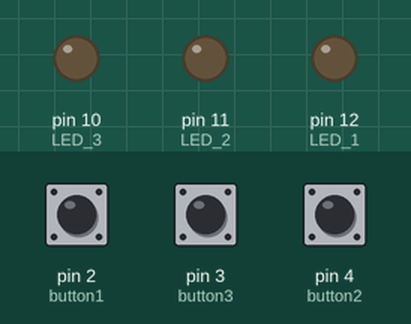
This sketch was run on a simulated Arduino Uno, built with avr-gcc and run on an emulated ATmega328P. On the bench: output pins drawn as LEDs (lit = HIGH). Dashed ring = blinking. The test bench sets the inputs (shaded band); at power-on: pin 2 (button1) LOW, pin 3 (button3) HIGH, pin 4 (button2) HIGH.

Above: at 1.2 s.
1.3 s: pin 2 (button1) pulled HIGH for 1 s
At 2.6 s:
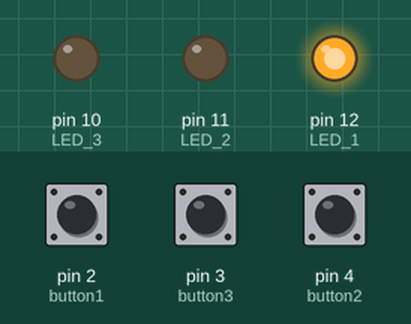
3.8 s: pin 3 (button3) pulled LOW for 3.2 s
At 4.1 s:
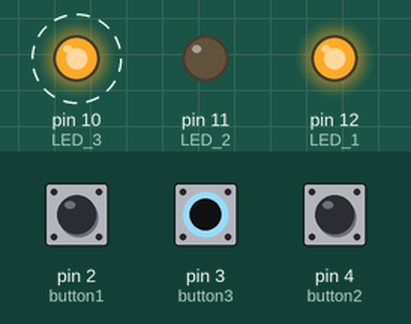
8.5 s: pin 4 (button2) pulled LOW for 0.15 s
At 9.7 s:
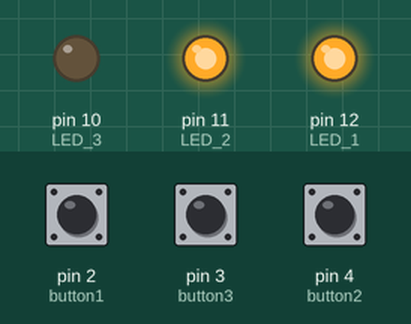
10.2 s: pin 2 (button1) pulled HIGH for 0.15 s
At 11.0 s:
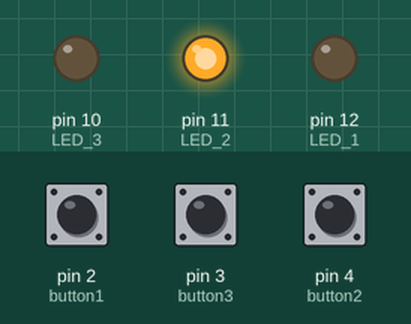
11.9 s: pin 3 (button3) pulled LOW for 0.15 s
At 13.3 s:
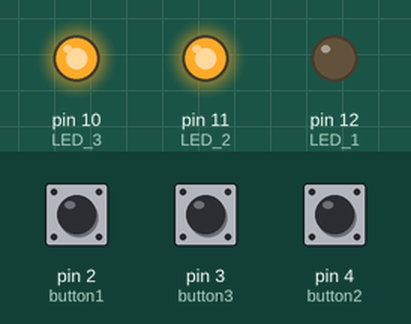
13.6 s: pin 4 (button2) pulled LOW for 1 s
At 15.5 s:
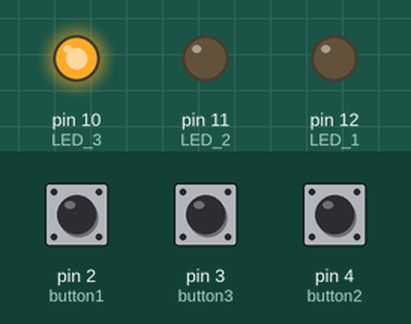
Timing chart, 0 to 17.0 s (numbered marks = the images above; inputs shaded):
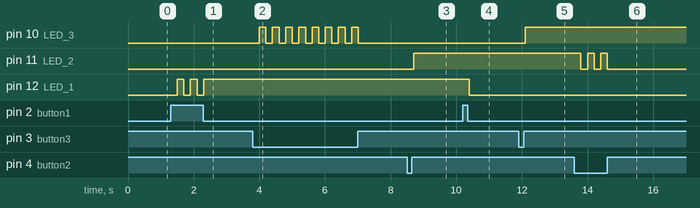

Measured:
- after the input at 1.3 s, pin 12 (LED_1): alternates HIGH for 0.20 s and LOW for 0.20 s, 5 changes in all, then stays HIGH, starting after 0.20 s
- after the input at 3.8 s, pin 10 (LED_3): alternates HIGH for 0.20 s and LOW for 0.20 s, 16 changes in all, then stays LOW, starting after 0.20 s
- after the input at 8.5 s, pin 11 (LED_2): LOW → HIGH after 0.20 s
- after the input at 10.2 s, pin 12 (LED_1): HIGH → LOW after 0.20 s
- after the input at 11.9 s, pin 10 (LED_3): LOW → HIGH after 0.20 s
- after the input at 13.6 s, pin 11 (LED_2): alternates HIGH for 0.20 s and LOW for 0.20 s, 5 changes in all, then stays LOW, starting after 0.20 s

The sketch:

lab4_1Toggle.ino
```cpp
#define LED_1 12
#define LED_2 11
#define LED_3 10
#define button1 2
#define button2 4
#define button3 3
unsigned long DebounceTime1 = 0;
unsigned long DebounceTime2 = 0;
unsigned long DebounceTime3 = 0;
bool buttonStatus1 = false;
bool buttonStatus2 = false;
bool buttonStatus3 = false;

void setup() {
  pinMode(button1, INPUT);
  pinMode(button2, INPUT);
  pinMode(button3, INPUT_PULLUP);
  pinMode(LED_1, OUTPUT);
  pinMode(LED_2, OUTPUT);
  pinMode(LED_3, OUTPUT);
}

void loop() {
  if (digitalRead(button1) == HIGH && !buttonStatus1) {
    buttonStatus1 = true;
    DebounceTime1 = millis();
  }
  if (buttonStatus1 && millis()- DebounceTime1 > 200) {
    digitalWrite(LED_1,!digitalRead(LED_1));
    buttonStatus1 = false;
  }

  if (digitalRead(button2) == LOW && !buttonStatus2) {
    buttonStatus2 = true;
    DebounceTime2 = millis();
  }
  if (buttonStatus2 && millis()- DebounceTime2 > 200) {
    digitalWrite(LED_2,!digitalRead(LED_2));
    buttonStatus2 = false;
  }

  if (digitalRead(button3) == LOW && !buttonStatus3) {
    buttonStatus3 = true;
    DebounceTime3 = millis();
  }
  if (buttonStatus3 && millis()- DebounceTime3 > 200) {
    digitalWrite(LED_3,!digitalRead(LED_3));
    buttonStatus3 = false;
  }
}
```
